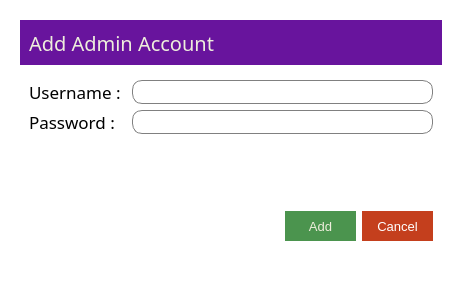
<?xml version="1.0" encoding="UTF-8"?>
<ui version="4.0">
 <class>Dialog</class>
 <widget class="QDialog" name="Dialog">
  <property name="geometry">
   <rect>
    <x>0</x>
    <y>0</y>
    <width>462</width>
    <height>296</height>
   </rect>
  </property>
  <property name="windowTitle">
   <string>Admin</string>
  </property>
  <property name="styleSheet">
   <string notr="true">background-color: rgb(255, 255, 255);</string>
  </property>
  <layout class="QVBoxLayout" name="verticalLayout">
   <item>
    <widget class="QWidget" name="widget" native="true">
     <layout class="QVBoxLayout" name="verticalLayout_3">
      <item>
       <widget class="QWidget" name="widget_2" native="true">
        <property name="maximumSize">
         <size>
          <width>16777215</width>
          <height>45</height>
         </size>
        </property>
        <property name="styleSheet">
         <string notr="true">color: rgb(238, 238, 220);
background-color: rgb(104, 20, 157);
</string>
        </property>
        <layout class="QVBoxLayout" name="verticalLayout_2">
         <item>
          <widget class="QLabel" name="admin_label">
           <property name="font">
            <font>
             <family>Segoe UI Light</family>
             <pointsize>15</pointsize>
             <weight>50</weight>
             <bold>false</bold>
            </font>
           </property>
           <property name="text">
            <string>Add Admin Account</string>
           </property>
          </widget>
         </item>
        </layout>
       </widget>
      </item>
      <item>
       <widget class="QWidget" name="widget_3" native="true">
        <layout class="QFormLayout" name="formLayout">
         <item row="0" column="0">
          <widget class="QLabel" name="label">
           <property name="font">
            <font>
             <family>Segoe UI Light</family>
             <pointsize>13</pointsize>
            </font>
           </property>
           <property name="text">
            <string>Username : </string>
           </property>
          </widget>
         </item>
         <item row="0" column="1">
          <widget class="QLineEdit" name="username">
           <property name="font">
            <font>
             <family>Segoe UI</family>
             <pointsize>13</pointsize>
            </font>
           </property>
           <property name="styleSheet">
            <string notr="true">background-color: rgb(255, 255, 255);
border : 1 solid gray;
border-radius : 10;</string>
           </property>
          </widget>
         </item>
         <item row="1" column="0">
          <widget class="QLabel" name="label_2">
           <property name="font">
            <font>
             <family>Segoe UI Light</family>
             <pointsize>13</pointsize>
            </font>
           </property>
           <property name="text">
            <string>Password : </string>
           </property>
          </widget>
         </item>
         <item row="1" column="1">
          <widget class="QLineEdit" name="password">
           <property name="font">
            <font>
             <family>Segoe UI</family>
             <pointsize>13</pointsize>
            </font>
           </property>
           <property name="styleSheet">
            <string notr="true">background-color: rgb(255, 255, 255);
border : 1 solid gray;
border-radius : 10;</string>
           </property>
           <property name="echoMode">
            <enum>QLineEdit::Normal</enum>
           </property>
          </widget>
         </item>
        </layout>
       </widget>
      </item>
      <item>
       <widget class="QWidget" name="widget_4" native="true">
        <layout class="QHBoxLayout" name="horizontalLayout">
         <item>
          <widget class="QWidget" name="widget_5" native="true"/>
         </item>
         <item>
          <widget class="QPushButton" name="save_button">
           <property name="minimumSize">
            <size>
             <width>71</width>
             <height>30</height>
            </size>
           </property>
           <property name="maximumSize">
            <size>
             <width>71</width>
             <height>30</height>
            </size>
           </property>
           <property name="font">
            <font>
             <family>Segoe UI</family>
             <pointsize>10</pointsize>
            </font>
           </property>
           <property name="styleSheet">
            <string notr="true">color: rgb(238, 238, 220);
background-color: rgb(75, 148, 78);

border-radius : 0;
</string>
           </property>
           <property name="text">
            <string>Add</string>
           </property>
           <property name="flat">
            <bool>false</bool>
           </property>
          </widget>
         </item>
         <item>
          <widget class="QPushButton" name="cancel_button">
           <property name="minimumSize">
            <size>
             <width>71</width>
             <height>30</height>
            </size>
           </property>
           <property name="maximumSize">
            <size>
             <width>71</width>
             <height>30</height>
            </size>
           </property>
           <property name="font">
            <font>
             <family>Segoe UI</family>
             <pointsize>10</pointsize>
            </font>
           </property>
           <property name="styleSheet">
            <string notr="true">background-color: rgb(196, 63, 29);
color: rgb(255, 255, 255);
border-radius:0

</string>
           </property>
           <property name="text">
            <string>Cancel</string>
           </property>
           <property name="flat">
            <bool>false</bool>
           </property>
          </widget>
         </item>
        </layout>
       </widget>
      </item>
     </layout>
    </widget>
   </item>
  </layout>
 </widget>
 <resources/>
 <connections/>
</ui>
